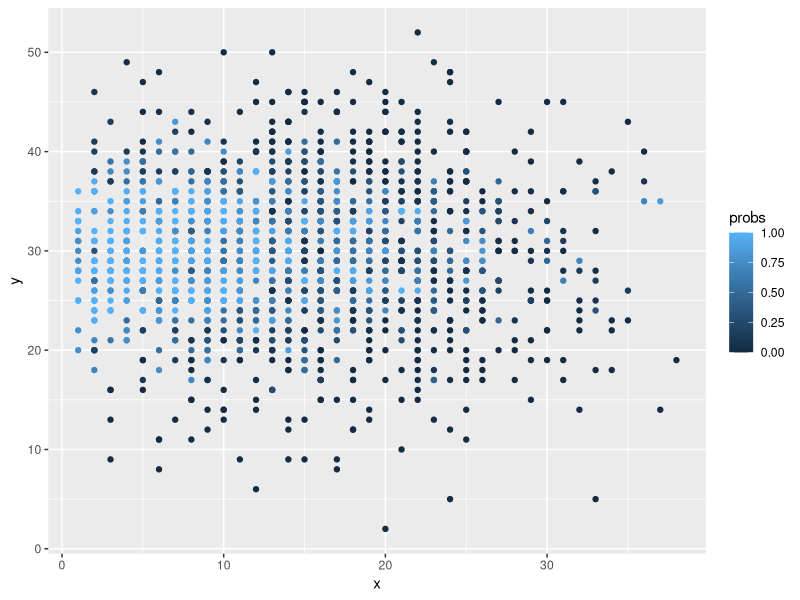

This figure's R source:
# Code to create a model to determine the probability of a goal
# being scored based on the x,y coordinates of where the shot was
# taken, as well as the distance to goal.
# All pre-processing has already been conducted. 

# ~~~~~~~~~~~~~~~~~~~~~~~~~LOAD PACKAGES~~~~~~~~~~~~~~~~~~~~~#
# Install 'tidyverse', 'caret'  packages if not already installed.
library(tidyverse)
library(caret)

# ~~~~~~~~~~~~~~~~~~~~~~~~~READ DATA~~~~~~~~~~~~~~~~~~~~~~~~#

# Read in the training data using the path_to_file object created
# in the previous step.
df <- read_csv("models/train.csv") %>%
  # convert the outcome variable to a factor with 'Goal' as 
  # the positive level.
  mutate(outcome = factor(outcome, levels = c("Goal", "NoGoal")))

# select just the variables of interest to train the model
train_data <- df %>% 
  select(x, y0, outcome)

# ~~~~~~~~~~~~~~~~~~~~~~MODEL TRAINING~~~~~~~~~~~~~~~~~~~~~~~~~#

# Create an object to set the options for the cross validation
# I will just use 5-fold cross validation to save time with the random forest
control_obj <- trainControl(
  method = 'cv',                     # k-fold cross validation
  number = 5,                        # number of folds
  savePredictions = 'final',         # saves predictions for optimal tuning parameter
  classProbs = TRUE,                 # should class probabilities be returned
  summaryFunction = twoClassSummary  # results summary function
) 

# set seed for reproducibility
set.seed(616) # if you're a marvel fan, you'll get it

# train a random forest to predict the shot outcome by all other
# variables in the new_train data
goal_model <- train(outcome ~ ., data = train_data,
                    method = "rf",
                    trControl = control_obj,
                    verbose = FALSE)

# print the goal_model if you want to take a look:
#goal_model

# Save the model object as an .rds so we can load it and use it
# later without having to train the model again.

saveRDS(goal_model, "models/goal_model.rds")

# ~~~~~~~~~~~~~~~~~~~~~~VISUALISATION~~~~~~~~~~~~~~~~~~~~~~~~~#

# To visualise the goal probabilities based on the features use:

# Apply the model to the data to calculate the goal probabilities
probs <- predict(goal_model, newdata = df, type = "prob") %>%
  # select just the goal probabilities, and remove NoGoal probabilites
  select(Goal) %>%
  # convert from dataframe to a "flat" vector
  unlist() %>%
  # remove the rownames
  unname()

# Attach the probs object to df as a new variable
df <- df %>%
  mutate(goal_probs = probs)


# create visualisation of goal_probs 
ggplot(data = df, aes(x = x, y = y, colour = probs)) +
  geom_point()


# Note the collection of shots from outside the 18-yard box
# that all have high probabilites. 
# This is likely due to the knn from the smote as there were some
# actual goals that were scored from out there. 